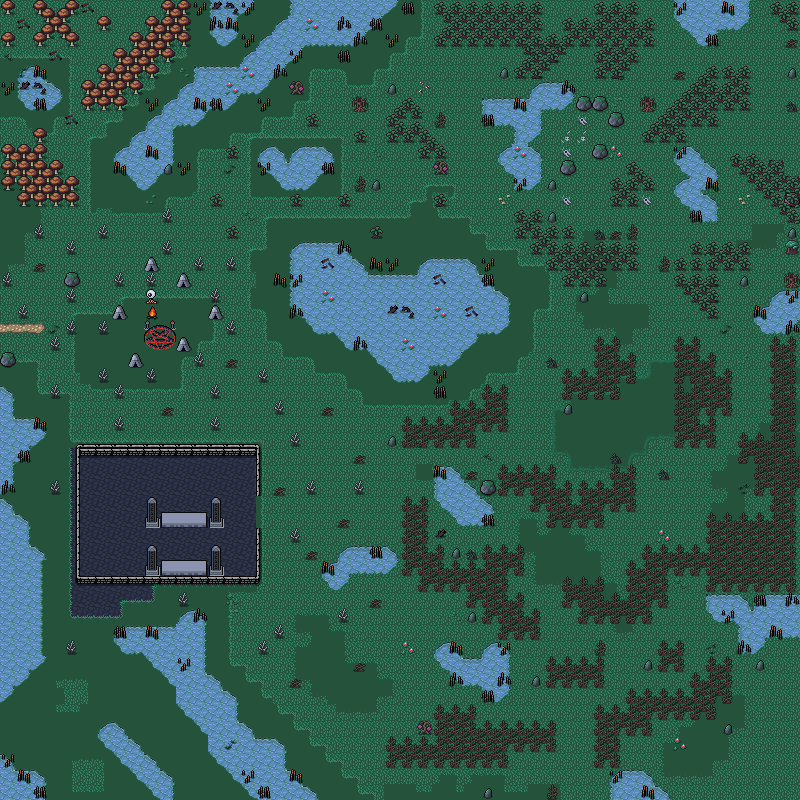

A level layout from a 2D game, rendered from its tile map. Below: a short description, then the map file with tile-grid data replaced by summaries:
An orthogonal 50x50 tile map with 16x16 px tiles, 5 tile layers (SubBackground, Background, Ground, Clutter, ...), 3 tilesets and 80 objects.

<map version="1.10" tiledversion="1.10.1" orientation="orthogonal" renderorder="right-down" width="50" height="50" tilewidth="16" tileheight="16" infinite="0" nextlayerid="9" nextobjectid="134">
 <editorsettings>
  <export target="wastetown..tmx" format="tmx" />
 </editorsettings>
 <tileset firstgid="1" source="../../tileset/main.tsx" />
 <tileset firstgid="10113" source="../../tileset/buildings.tsx" />
 <tileset firstgid="11905" source="../../tileset/main-nocollide.tsx" />
 <layer id="6" name="SubBackground" width="50" height="50">
  <data>[2500 cells, 204 non-empty, 13 distinct tile ids]</data>
 </layer>
 <layer id="1" name="Background" width="50" height="50">
  <data>[2500 cells, 2273 non-empty, 33 distinct tile ids]</data>
 </layer>
 <layer id="2" name="Ground" width="50" height="50">
  <data>[2500 cells, 2124 non-empty, 132 distinct tile ids]</data>
 </layer>
 <layer id="3" name="Clutter" width="50" height="50">
  <properties>
   <property name="spriteLayer" type="bool" value="true" />
  </properties>
  <data>[2500 cells, 854 non-empty, 155 distinct tile ids]</data>
 </layer>
 <layer id="8" name="Walls" width="50" height="50">
  <data>[2500 cells, 40 non-empty, 8 distinct tile ids]</data>
 </layer>
 <objectgroup id="4" name="Objects">
  <object id="48" template="../../obj/treasure.tx" x="173.5" y="561.25" />
  <object id="50" template="../../obj/enemy.tx" x="268.167" y="588.25">
   <properties>
    <property name="enemy" value="Master Black Wizard" />
   </properties>
  </object>
  <object id="51" template="../../obj/treasure.tx" x="544.166" y="128.5" />
  <object id="52" template="../../obj/gold.tx" x="767.75" y="655.417" />
  <object id="53" template="../../obj/enemy.tx" x="568.371" y="142.166">
   <properties>
    <property name="enemy" value="Swamp Troll" />
    <property name="threatRange" type="int" value="50" />
   </properties>
  </object>
  <object id="54" template="../../obj/enemy.tx" x="261" y="63.167">
   <properties>
    <property name="enemy" value="Crocodile" />
    <property name="threatRange" type="int" value="40" />
    <property name="waypoints" value="72,69,70,71,70,69" />
   </properties>
  </object>
  <object id="55" template="../../obj/enemy.tx" x="766.319" y="672.03">
   <properties>
    <property name="enemy" value="Bat" />
   </properties>
  </object>
  <object id="56" template="../../obj/enemy.tx" x="408.667" y="621.334">
   <properties>
    <property name="enemy" value="Adept Black Wizard" />
   </properties>
  </object>
  <object id="57" template="../../obj/enemy.tx" x="412.666" y="78.8333">
   <properties>
    <property name="enemy" value="Hellhound" />
    <property name="threatRange" type="int" value="40" />
    <property name="waypoints" value="78,79,78,81,82,83,82,81,78" />
   </properties>
  </object>
  <object id="58" template="../../obj/enemy.tx" x="173.333" y="541.667">
   <properties>
    <property name="enemy" value="Fallen Angel" />
   </properties>
  </object>
  <object id="59" template="../../obj/enemy.tx" x="91" y="50.333">
   <properties>
    <property name="enemy" value="Fungus" />
    <property name="threatRange" type="int" value="50" />
   </properties>
  </object>
  <object id="61" template="../../obj/door_right.tx" x="0.333333" y="352" width="16" height="48" />
  <object id="62" template="../../obj/treasure.tx" x="119.333" y="21" />
  <object id="63" template="../../obj/enemy.tx" x="88.6667" y="175">
   <properties>
    <property name="enemy" value="Fungus" />
    <property name="threatRange" type="int" value="20" />
   </properties>
  </object>
  <object id="64" template="../../obj/collision.tx" x="-15.6667" y="-1.40067" width="16" height="801.801" />
  <object id="66" template="../../obj/collision.tx" x="800.333" y="-0.567167" width="16" height="801.801" />
  <object id="67" template="../../obj/collision.tx" x="-14.6667" y="801.333" width="828" height="16" />
  <object id="68" template="../../obj/collision.tx" x="-18.3333" y="-17.3333" width="828" height="16" />
  <object id="69" template="../../obj/waypoint.tx" x="219" y="91.6667" />
  <object id="70" template="../../obj/waypoint.tx" x="171.667" y="116.667" />
  <object id="71" template="../../obj/waypoint.tx" x="125.333" y="169.333" />
  <object id="72" template="../../obj/waypoint.tx" x="320" y="19.3333" />
  <object id="73" template="../../obj/enemy.tx" x="633.333" y="89.6667">
   <properties>
    <property name="enemy" value="Hellhound" />
    <property name="threatRange" type="int" value="40" />
    <property name="waypoints" value="84,74,75,76,77,76,75,74" />
   </properties>
  </object>
  <object id="74" template="../../obj/waypoint.tx" x="672.667" y="64" />
  <object id="75" template="../../obj/waypoint.tx" x="752.667" y="65.3333" />
  <object id="76" template="../../obj/waypoint.tx" x="753.333" y="149.667" />
  <object id="77" template="../../obj/waypoint.tx" x="710.667" y="156.333" />
  <object id="78" template="../../obj/waypoint.tx" x="463.667" y="72.3333" />
  <object id="79" template="../../obj/waypoint.tx" x="464.667" y="204.333" />
  <object id="80" template="../../obj/waypoint.tx" x="362.333" y="86.6667" />
  <object id="81" template="../../obj/waypoint.tx" x="324.333" y="90.3333" />
  <object id="82" template="../../obj/waypoint.tx" x="319.333" y="145" />
  <object id="83" template="../../obj/waypoint.tx" x="201.333" y="144.667" />
  <object id="84" template="../../obj/waypoint.tx" x="614" y="103.333" />
  <object id="85" template="../../obj/gold.tx" x="642.333" y="16.3333" />
  <object id="86" template="../../obj/manashards.tx" x="754.333" y="23.3333" />
  <object id="87" template="../../obj/manashards.tx" x="425.333" y="114.333" />
  <object id="88" template="../../obj/manashards.tx" x="385.333" y="271.667" />
  </objectgroup>
</map>
<!-- 42 of 80 objects omitted -->
